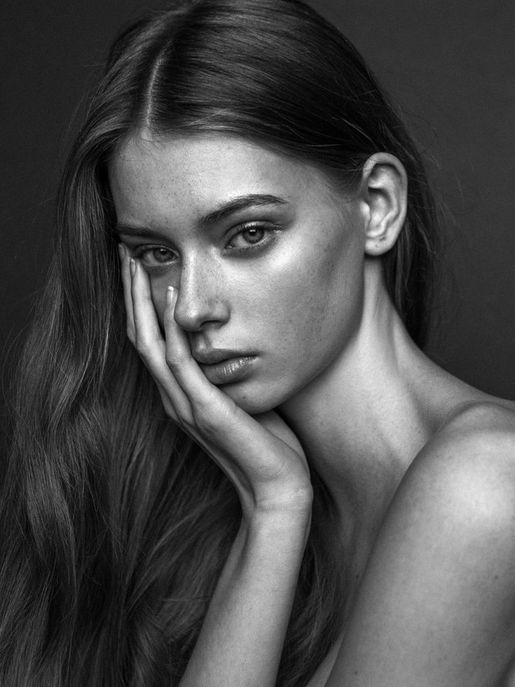
#> input picture computer_vision/data/portrait.jpg, 515 x 687 px
$ jupyter execute image_filtering.ipynb   (older library calls are emulated)
#> lines starting #> are read from the running program, lines starting #| are printed output that depends on the picture
# Image Filtering

<br></br>

### Moving average in 1D - Uniform weights

[cell 1]
import scipy.ndimage
import skimage
import cv2 as cv
import numpy as np
import matplotlib.pyplot as plt

from skimage.io import imread
from skimage.util import img_as_ubyte
from skimage.filters import median

[cell 2]
fig, ax = plt.subplots(1,2, figsize=(20, 5))

rand_1d = np.random.randn(100)
ax[0].plot(rand_1d)
ax[0].set_title('random')

# moving average with kernel size of 5.
width = 5
assert width & 1 # check if odd.
for idx in range(len(rand_1d)):
    if not idx - 2 < 0 or not idx + 2 > len(rand_1d):
        average = sum(rand_1d[idx - 2 : idx + 2]) / 5
        rand_1d[idx] = average

ax[1].plot(rand_1d)
ax[1].set_title('averaged')
plt.show()
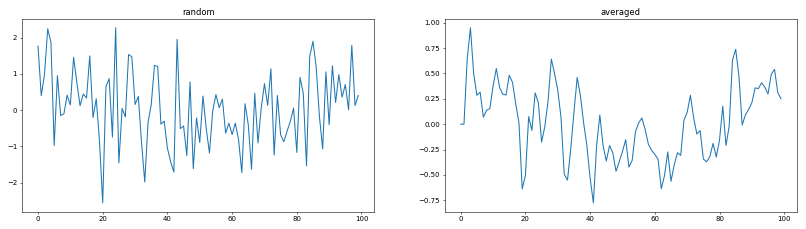
#> figure drawn by matplotlib, 2 panels; panel 1: curve peaks at x = 24, y = 2.27; panel 2: curve peaks at x = 3, y = 0.95

### Moving average in 2D - Uniform weights

[cell 3]
rand_2d = np.random.rand(32, 32)

fig, ax = plt.subplots(1,2, figsize=(20,10))
ax[0].imshow(rand_2d, 'gray')
ax[0].set_title('random')

# moving average with kernel size of 3x3
# won't calculate the edges :(
def moving_averages_uniform_2d(arr):
    for i in range(len(arr)):
        if i - 2 < 0 or i + 2 > len(arr):
            continue
        for j in range(len(arr[i])):
            if j - 2 < 0 or j + 2 > len(arr[i]):
                continue
            # uniform weights
            arr[i][j] = ( arr[i-1][j-1] + arr[i-1][j] + arr[i-1][j+1] +
                          arr[i][j-1]   + arr[i][j]   + arr[i][j+1]   +
                          arr[i+1][j-1] + arr[i+1][j] + arr[i+1][j+1])/ 9

moving_averages_uniform_2d(rand_2d)
ax[1].imshow(rand_2d, 'gray')
ax[1].set_title('averaged')

plt.show()
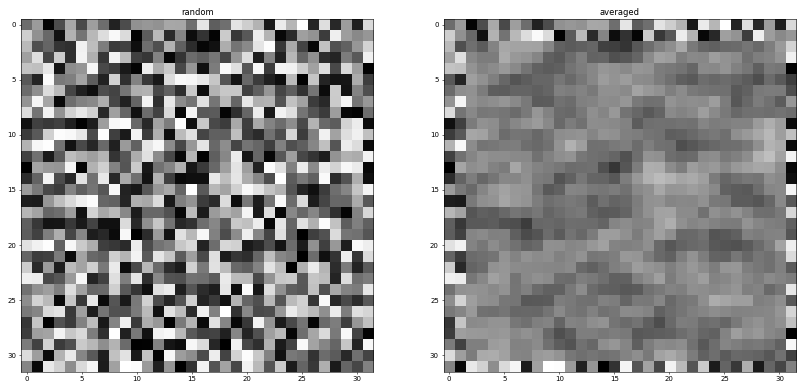
#> figure drawn by matplotlib, 2 panels

[cell 4]
orig_im = scipy.ndimage.imread('data/portrait.jpg', 'L')
#> orig_im: shape (687, 515) float32; min 0, max 255, mean 77.5
im_out = np.zeros(orig_im.shape)
k_size = (15, 15)
sigma = 10


fix, ax = plt.subplots(1, 3, figsize=(18, 6))
ax[0].set_title('Input')
ax[0].imshow(orig_im, 'gray', interpolation='none')

# Uniform filter creates sharp edges around the kernel
im_out = cv.blur(orig_im, k_size, sigma)
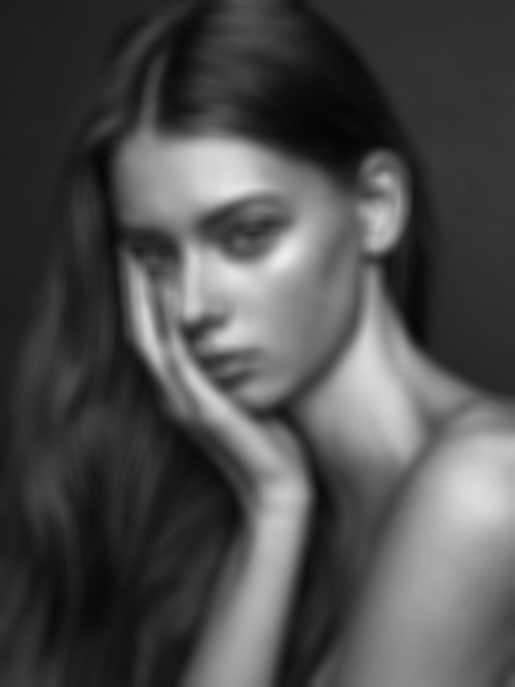
#> im_out: shape (687, 515) float32; min 4.52, max 237, mean 77.5
ax[1].set_title('Uniform')
ax[1].imshow(im_out, 'gray', interpolation='none')

im_out = cv.GaussianBlur(orig_im, k_size, sigma)
ax[2].set_title('Gaussian')
ax[2].imshow(im_out, 'gray', interpolation='none')
plt.show()
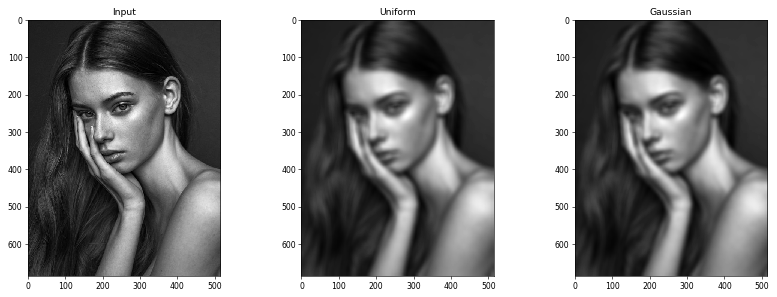
#> figure drawn by matplotlib, 3 panels

[cell 5]
# Salt and pepper noise
orig_im = img_as_ubyte(imread('data/portrait.jpg', as_grey=True))
#> orig_im is the input picture: shape (687, 515); min 0, max 255, mean 77.5
snp_noise = skimage.util.random_noise(orig_im, mode='s&p')
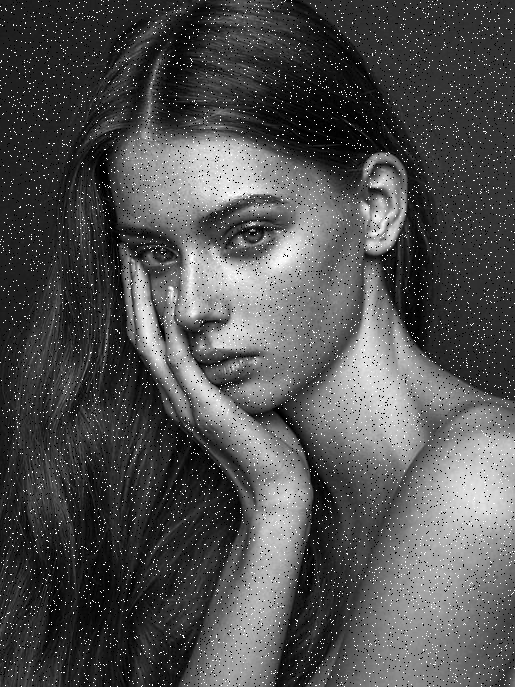
#> snp_noise: shape (687, 515) float64; min 0, max 1, mean 0.314

fig, ax = plt.subplots(1, 2, figsize=(12,6))
ax[0].imshow(snp_noise, 'gray')
ax[0].set_title('Salt & Pepper')

filtered = median(snp_noise)
ax[1].imshow(filtered, 'gray')
ax[1].set_title('Median Filtered')

plt.show()

$ run again, with computer_vision/data/color_transfer_source.jpg copied over computer_vision/data/portrait.jpg
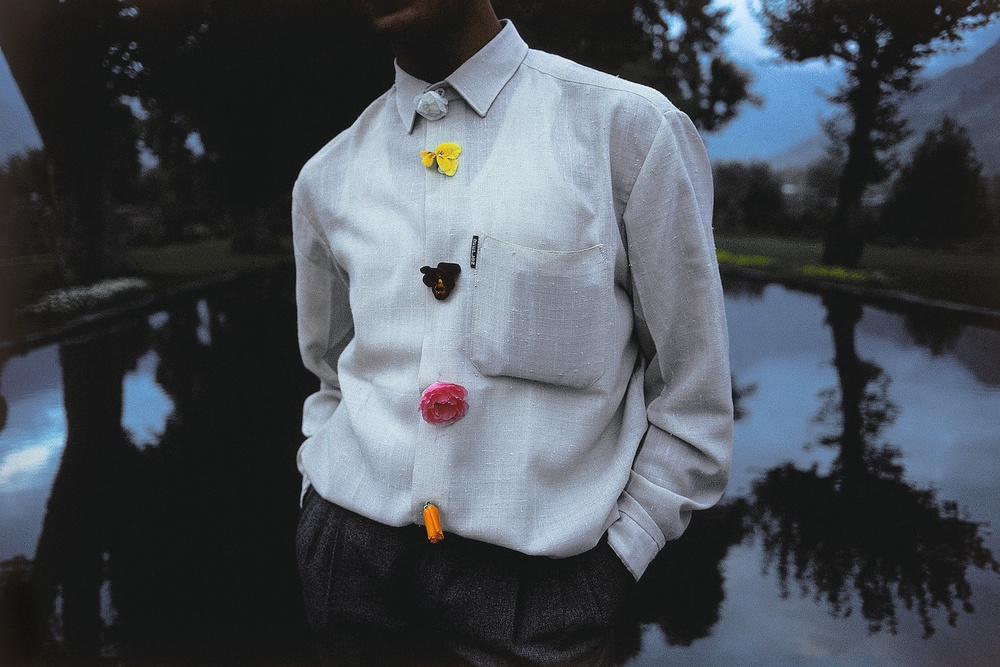
#> input picture computer_vision/data/color_transfer_source.jpg, 1000 x 667 px, shrunk from 1920 x 1280 before the run
#> `im_out = cv.blur(orig_im, k_size, sigma)`:
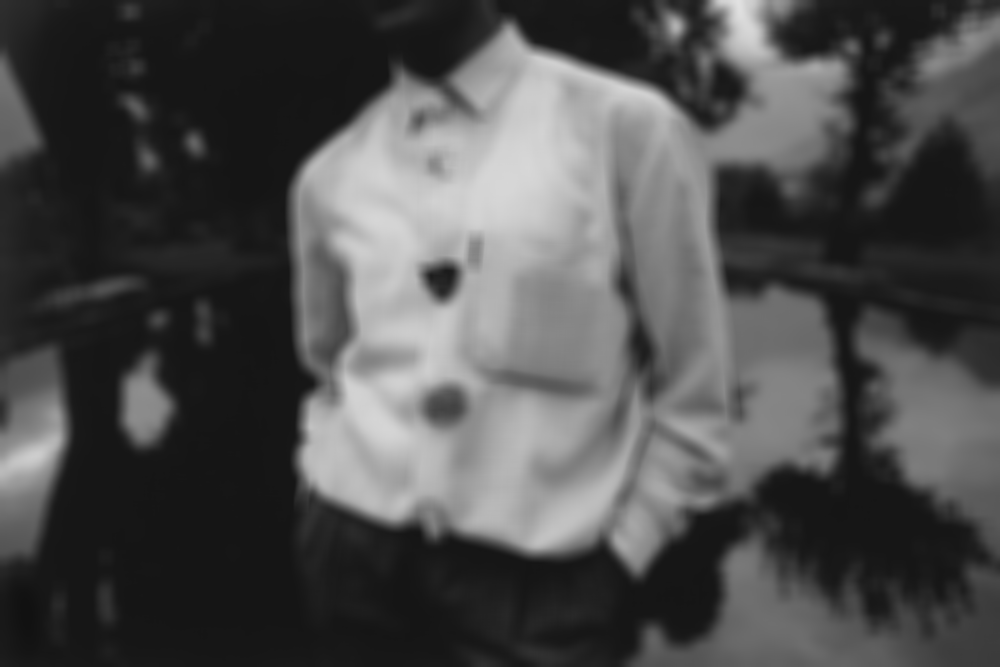
#> im_out: shape (667, 1000) float32; min 17.05, max 225.6, mean 78
#> `snp_noise = skimage.util.random_noise(orig_im, mode='s&p')`:
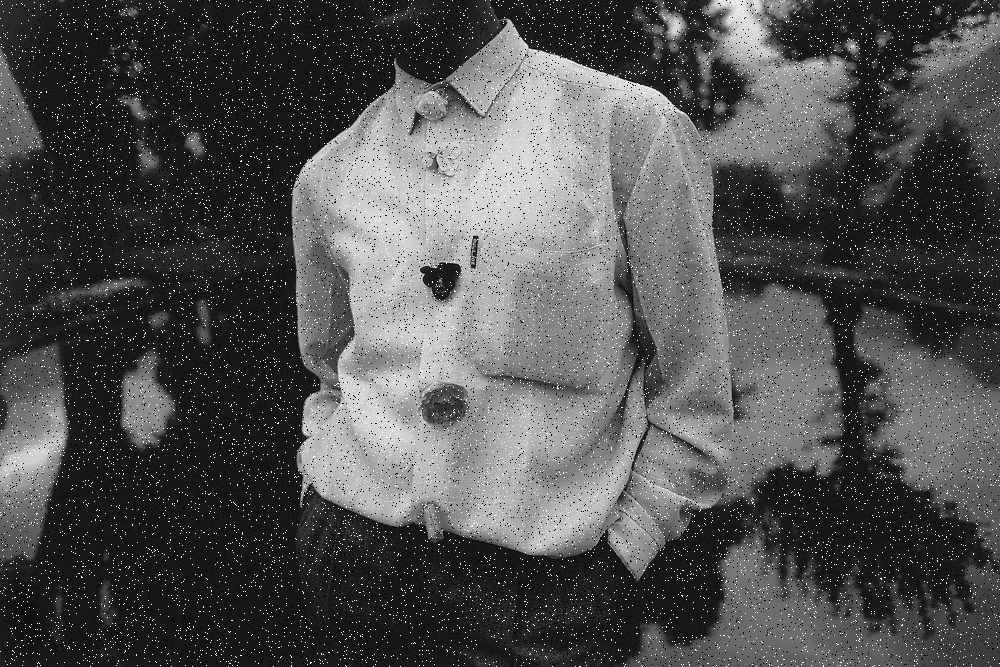
#> snp_noise: shape (667, 1000) float64; min 0, max 1, mean 0.316
